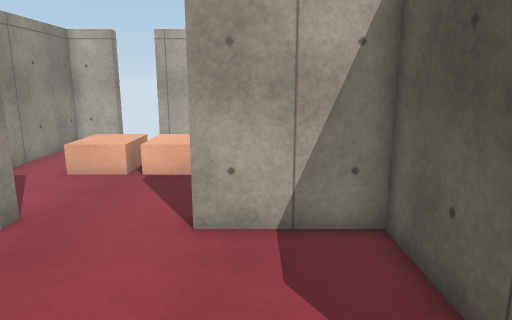
view 1 (above)

13 first-person views from a walk through a scene from a Unity 3-D project. The camera is 1.5 m above the floor, tilts 12° down and sees 70° across. The floor is counted in squares, 0.5 m on a side. Each view is taken from the middle of a square. On the plan, view 1 faces up. The plan holds only what a view shows up to about 20 squares ahead; the rest is blank. The player character is not drawn. Surface patterns are stand-ins for the level's own textures.

view 2
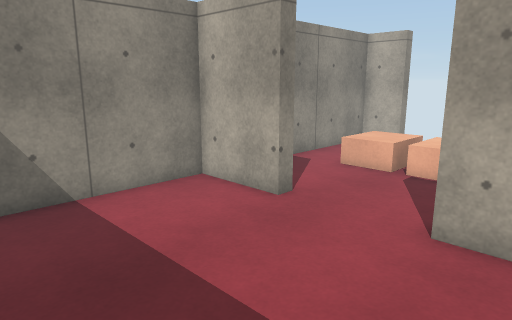

view 3
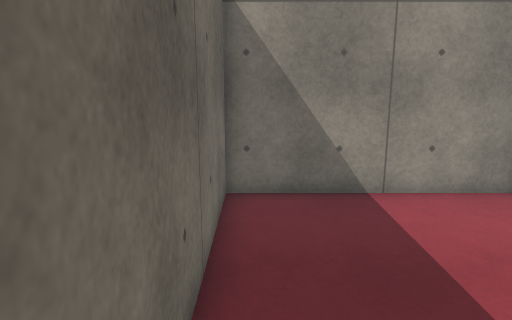

view 4
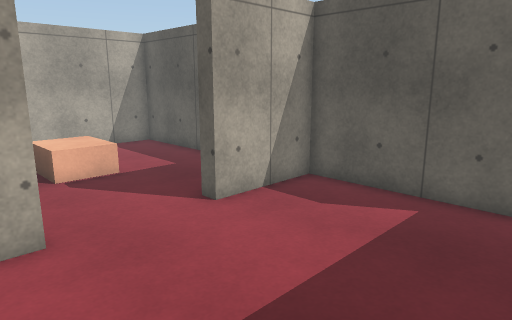

view 5
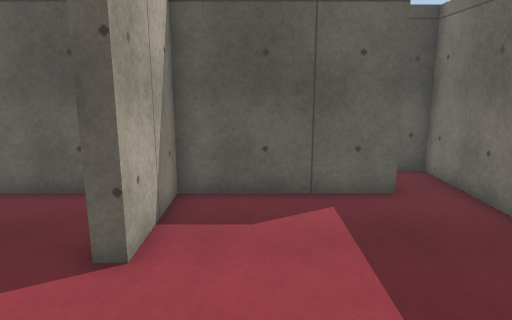

view 6
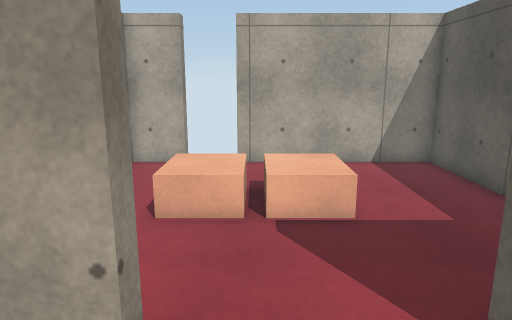

view 7
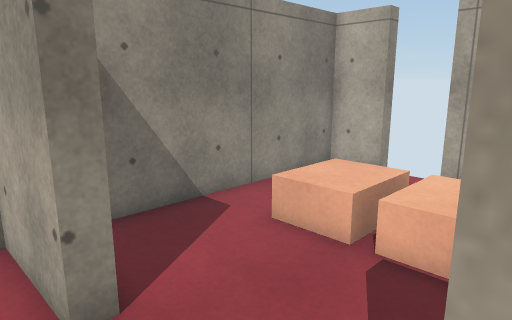

view 8
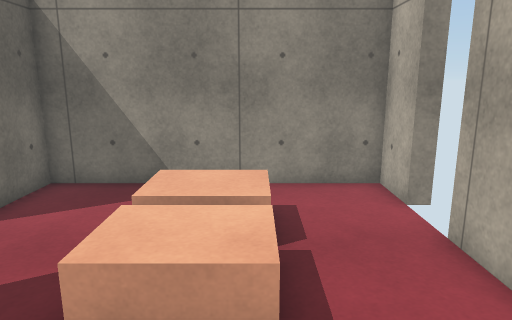

view 9
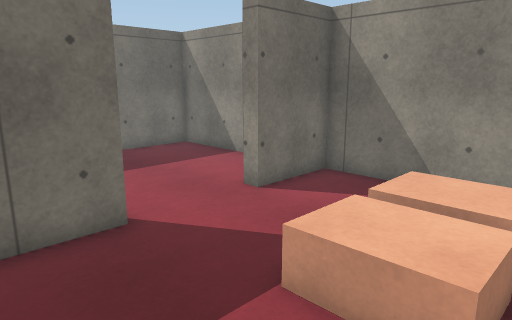

view 10
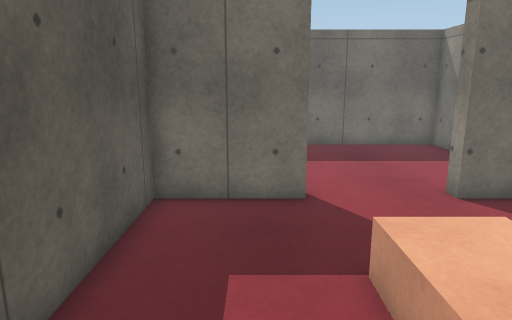

view 11
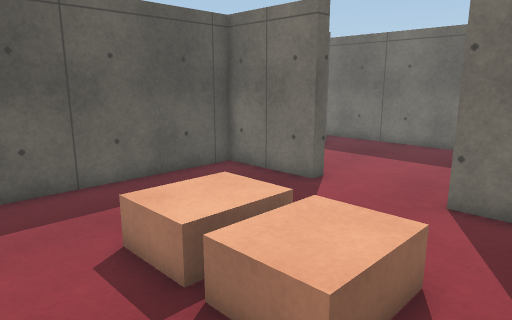

view 12
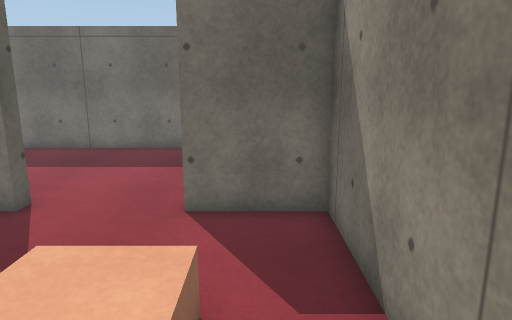

view 13
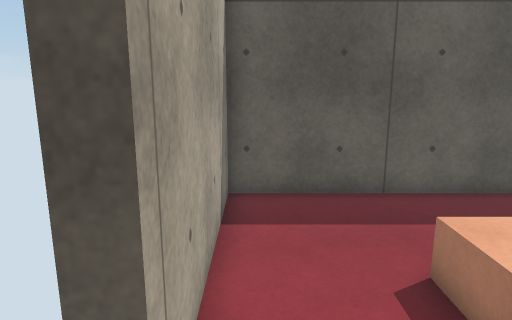

### Floor plan
Key: @ floor where view 1 was taken; # wall or solid block; x gap in a wall; . floor; O other object.
Columns run from 9 left of view 1 to 5 right of it. Each row starts with its distance up from view 1.
 18 ##x  ########
 17 #...........#
 16 #...........#
 15 #...........#
 14 #..OO.OO....#
 13 #..O . O....#
 12 #..OO.OO....#
 11 #...........#
 10 #...........#
  9 #...........#
  8 #####...#####
  7 #####...#####
  6 #...........#
  5 #...........#
  4 #...........#
  3 #...........#
  2 #...........#
  1 #.............
  0 #........@....#
 -1 ###############

Positions as (right, up) in squares from view 1, and headings:
1: (0, 0), facing up
2: (1, 0), facing up-left
3: (1, 0), facing left
4: (-7, 0), facing up-right
5: (-7, 5), facing right
6: (-4, 4), facing up
7: (-1, 6), facing up-left
8: (2, 14), facing left
9: (2, 15), facing down-left
10: (0, 17), facing down
11: (-8, 17), facing down-right
12: (-7, 16), facing down
13: (-7, 17), facing right
